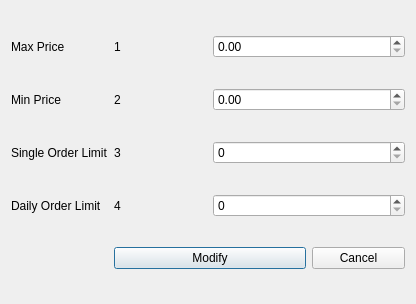
<?xml version="1.0" encoding="UTF-8"?>
<ui version="4.0">
 <class>exchangeLimitDialog</class>
 <widget class="QDialog" name="exchangeLimitDialog">
  <property name="geometry">
   <rect>
    <x>0</x>
    <y>0</y>
    <width>416</width>
    <height>304</height>
   </rect>
  </property>
  <property name="windowTitle">
   <string>Add Item</string>
  </property>
  <layout class="QGridLayout" name="gridLayout">
   <item row="0" column="0">
    <widget class="QLabel" name="label">
     <property name="text">
      <string>Max Price</string>
     </property>
    </widget>
   </item>
   <item row="0" column="1">
    <widget class="QLabel" name="label_5">
     <property name="text">
      <string>1</string>
     </property>
    </widget>
   </item>
   <item row="0" column="2" colspan="2">
    <widget class="QDoubleSpinBox" name="doubleSpinBox">
     <property name="maximum">
      <double>999.990000000000009</double>
     </property>
     <property name="singleStep">
      <double>1.000000000000000</double>
     </property>
    </widget>
   </item>
   <item row="1" column="0">
    <widget class="QLabel" name="label_2">
     <property name="text">
      <string>Min Price</string>
     </property>
    </widget>
   </item>
   <item row="1" column="1">
    <widget class="QLabel" name="label_6">
     <property name="text">
      <string>2</string>
     </property>
    </widget>
   </item>
   <item row="1" column="2" colspan="2">
    <widget class="QDoubleSpinBox" name="doubleSpinBox_2">
     <property name="maximum">
      <double>999.990000000000009</double>
     </property>
    </widget>
   </item>
   <item row="2" column="0">
    <widget class="QLabel" name="label_3">
     <property name="text">
      <string>Single Order Limit</string>
     </property>
    </widget>
   </item>
   <item row="2" column="1">
    <widget class="QLabel" name="label_7">
     <property name="text">
      <string>3</string>
     </property>
    </widget>
   </item>
   <item row="2" column="2" colspan="2">
    <widget class="QSpinBox" name="spinBox">
     <property name="maximum">
      <number>9999</number>
     </property>
    </widget>
   </item>
   <item row="3" column="0">
    <widget class="QLabel" name="label_4">
     <property name="text">
      <string>Daily Order Limit</string>
     </property>
    </widget>
   </item>
   <item row="3" column="1">
    <widget class="QLabel" name="label_8">
     <property name="text">
      <string>4</string>
     </property>
    </widget>
   </item>
   <item row="3" column="2" colspan="2">
    <widget class="QSpinBox" name="spinBox_2">
     <property name="maximum">
      <number>9999</number>
     </property>
    </widget>
   </item>
   <item row="4" column="1" colspan="2">
    <widget class="QPushButton" name="pushButton">
     <property name="text">
      <string>Modify</string>
     </property>
    </widget>
   </item>
   <item row="4" column="3">
    <widget class="QPushButton" name="pushButton_2">
     <property name="text">
      <string>Cancel</string>
     </property>
    </widget>
   </item>
  </layout>
 </widget>
 <resources/>
 <connections/>
</ui>
